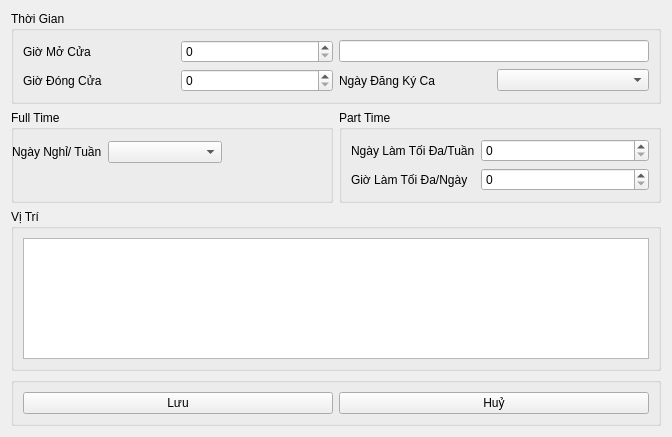
<?xml version="1.0" encoding="UTF-8"?>
<ui version="4.0">
 <class>Setting_View</class>
 <widget class="QWidget" name="Setting_View">
  <property name="geometry">
   <rect>
    <x>0</x>
    <y>0</y>
    <width>672</width>
    <height>437</height>
   </rect>
  </property>
  <property name="windowTitle">
   <string>Form</string>
  </property>
  <layout class="QVBoxLayout" name="verticalLayout">
   <item>
    <widget class="QGroupBox" name="BoxTime">
     <property name="title">
      <string>Thời Gian</string>
     </property>
     <layout class="QGridLayout" name="gridLayout_Time">
      <item row="0" column="0">
       <widget class="QLabel" name="TimeOpen">
        <property name="text">
         <string>Giờ Mở Cửa</string>
        </property>
       </widget>
      </item>
      <item row="0" column="1">
       <widget class="QSpinBox" name="spinBoxOpen"/>
      </item>
      <item row="0" column="2" colspan="2">
       <widget class="QLineEdit" name="ShiftMorningAndEvening">
        <property name="readOnly">
         <bool>true</bool>
        </property>
       </widget>
      </item>
      <item row="1" column="0">
       <widget class="QLabel" name="TimeClose">
        <property name="text">
         <string>Giờ Đóng Cửa</string>
        </property>
       </widget>
      </item>
      <item row="1" column="1">
       <widget class="QSpinBox" name="spinBoxClose"/>
      </item>
      <item row="1" column="2">
       <widget class="QLabel" name="DateRegis">
        <property name="text">
         <string>Ngày Đăng Ký Ca</string>
        </property>
       </widget>
      </item>
      <item row="1" column="3">
       <widget class="QComboBox" name="comboBoxDateRegis"/>
      </item>
     </layout>
    </widget>
   </item>
   <item>
    <layout class="QHBoxLayout" name="horizontalLayout">
     <item>
      <widget class="QGroupBox" name="BoxFullTime">
       <property name="title">
        <string>Full Time</string>
       </property>
       <widget class="QWidget" name="layoutWidget">
        <property name="geometry">
         <rect>
          <x>1</x>
          <y>31</y>
          <width>210</width>
          <height>58</height>
         </rect>
        </property>
        <layout class="QFormLayout" name="formLayout">
         <item row="0" column="0">
          <widget class="QLabel" name="DayOffFullTime">
           <property name="text">
            <string>Ngày Nghỉ/ Tuần</string>
           </property>
          </widget>
         </item>
         <item row="0" column="1">
          <widget class="QComboBox" name="comboBoxFullTime"/>
         </item>
        </layout>
       </widget>
      </widget>
     </item>
     <item>
      <widget class="QGroupBox" name="BoxPartTime">
       <property name="title">
        <string>Part Time</string>
       </property>
       <layout class="QFormLayout" name="formLayout_2">
        <item row="0" column="0">
         <widget class="QLabel" name="DayMaxPartTime">
          <property name="text">
           <string>Ngày Làm Tối Đa/Tuần</string>
          </property>
         </widget>
        </item>
        <item row="0" column="1">
         <widget class="QSpinBox" name="spinBoxDayMaxPartTime"/>
        </item>
        <item row="1" column="0">
         <widget class="QLabel" name="HourMaxPartTime">
          <property name="text">
           <string>Giờ Làm Tối Đa/Ngày</string>
          </property>
         </widget>
        </item>
        <item row="1" column="1">
         <widget class="QSpinBox" name="spinBoxHourMaxPartTime"/>
        </item>
       </layout>
      </widget>
     </item>
    </layout>
   </item>
   <item>
    <widget class="QGroupBox" name="BoxStation">
     <property name="title">
      <string>Vị Trí</string>
     </property>
     <layout class="QHBoxLayout" name="horizontalLayout_7">
      <item>
       <widget class="QTableWidget" name="tableRoles"/>
      </item>
     </layout>
    </widget>
   </item>
   <item>
    <widget class="QGroupBox" name="BoxButton">
     <property name="title">
      <string/>
     </property>
     <layout class="QHBoxLayout" name="horizontalLayout_8">
      <item>
       <widget class="QPushButton" name="buttonSave">
        <property name="text">
         <string>Lưu</string>
        </property>
       </widget>
      </item>
      <item>
       <widget class="QPushButton" name="buttonCancel">
        <property name="text">
         <string>Huỷ</string>
        </property>
       </widget>
      </item>
     </layout>
    </widget>
   </item>
  </layout>
 </widget>
 <resources/>
 <connections/>
</ui>
